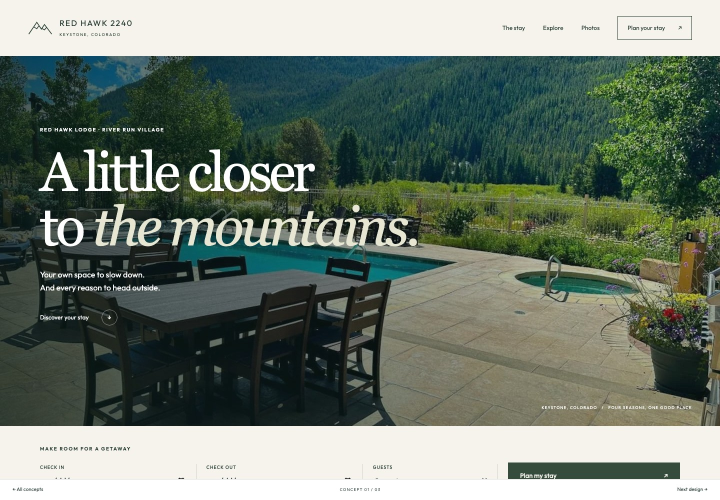
#> input picture previews/alpine-desktop.jpg, 1440 x 1000 px (shown at 1/2 size); its folder holds only this picture in this run
$ python build_review_pdf.py
#> lines starting #> are read from the running program, lines starting #| are printed output that depends on the picture
"""Make a four-page, shareable design review from browser captures."""
from pathlib import Path
from PIL import Image,ImageDraw,ImageFont,ImageOps
ROOT=Path(__file__).resolve().parents[1];OUT=ROOT/'previews';W,H=1800,1250
FONT='/System/Library/Fonts/Supplemental/Arial.ttf';BOLD='/System/Library/Fonts/Supplemental/Arial Bold.ttf';SERIF='/System/Library/Fonts/Supplemental/Georgia.ttf'
def font(size,bold=False):return ImageFont.truetype(BOLD if bold else FONT,size)
def text(im,xy,value,size=20,fill='#263c33',bold=False):ImageDraw.Draw(im).text(xy,value,font=font(size,bold),fill=fill)
def fitted(im,path,box):
 image=Image.open(path).convert('RGB');image.thumbnail((box[2],box[3]));im.paste(image,(box[0],box[1]))
pages=[]
cover=Image.new('RGB',(W,H),'#f5f3ec');text(cover,(80,65),'RED HAWK 2240  /  KEYSTONE, COLORADO',20,bold=True);text(cover,(80,130),'Three ways to come home to the mountains.',51,bold=True);text(cover,(80,215),'Direct-booking website concepts · October 2026 · Actual property photography',23)
#> after `cover = Image.new('RGB', (W, H), '#f5f3ec')`:
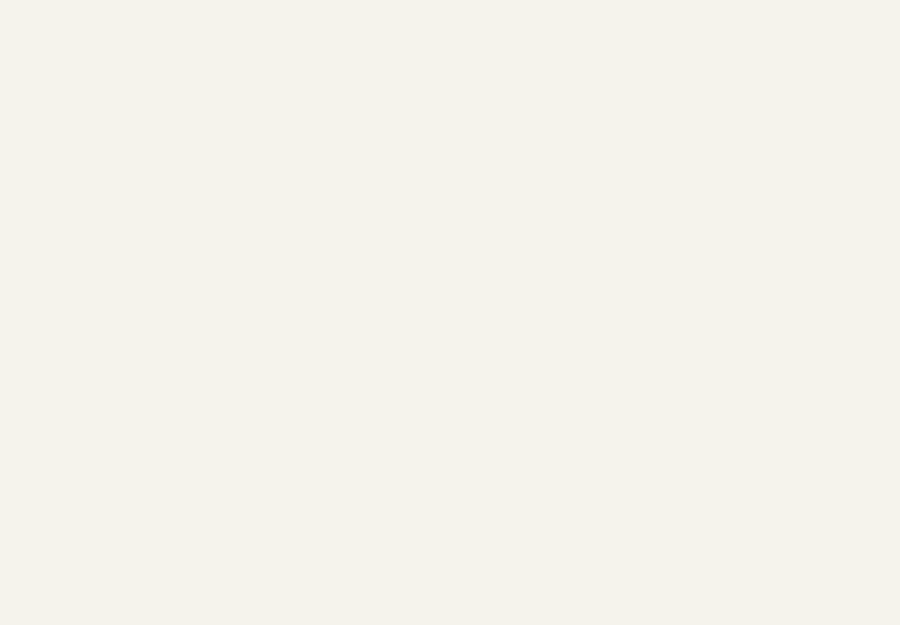
#> cover: PIL image 1800x1250 RGB (shown at 1/2 size); mean R, G, B 245, 243, 236
concepts=[('alpine','01  THE ALPINE EDIT','Refined · Forest green + ivory · Photo-led','A quiet, elevated mountain retreat.'),('gatherings','02  THE GATHERING PLACE','Welcoming · Terracotta + teal · Family-first','Warm, colorful and full of personality.'),('summit','03  BASECAMP 2240','Bold · Charcoal + alpine lime · Adventure-first','An energetic home base for mountain days.')]
for i,(key,title,palette,note) in enumerate(concepts):
 x=80+i*565;text(cover,(x,310),title,22,bold=True);shot=Image.open(OUT/f'{key}-desktop.jpg');shot=ImageOps.fit(shot,(515,470),centering=(.5,0));cover.paste(shot,(x,365));text(cover,(x,870),palette,17);text(cover,(x,910),note,19)
#> call 4 of text, with xy = (80, 310), value = '01  THE ALPINE EDIT', size = 22, fill = '#263c33', bold = True
#> in text (call 4), `def text(im,xy,value,size=20,fill='#263c33',bold=False):ImageDraw.Draw..`:
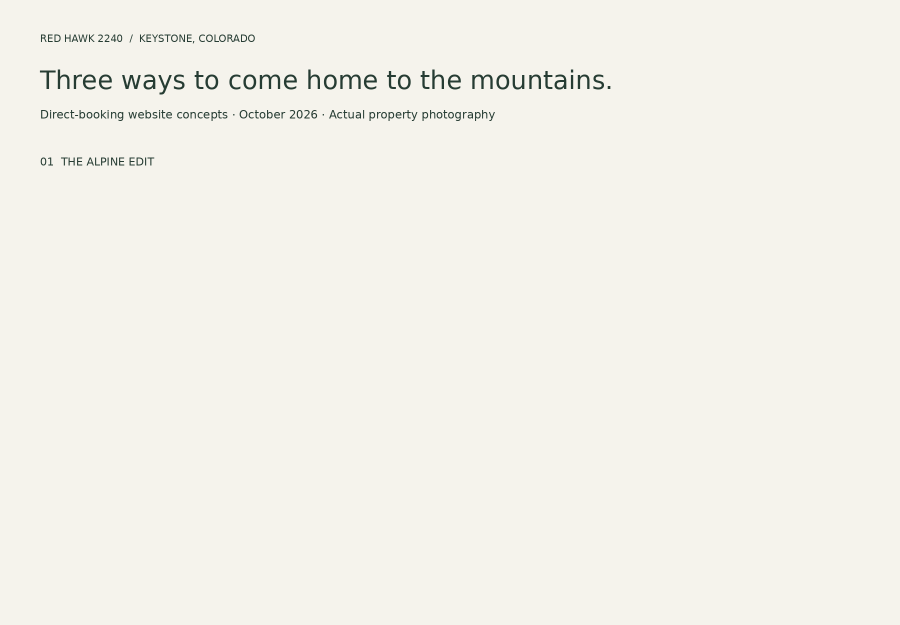
#> im: PIL image 1800x1250 RGB (shown at 1/2 size); mean R, G, B 243.3, 241.5, 234.5
#> further down, shot is the input picture: PIL image 1440x1000 RGB; mean R, G, B 110.7, 122.4, 110.8
#> after `shot = ImageOps.fit(shot, (515, 470), centering=(0.5, 0))`:
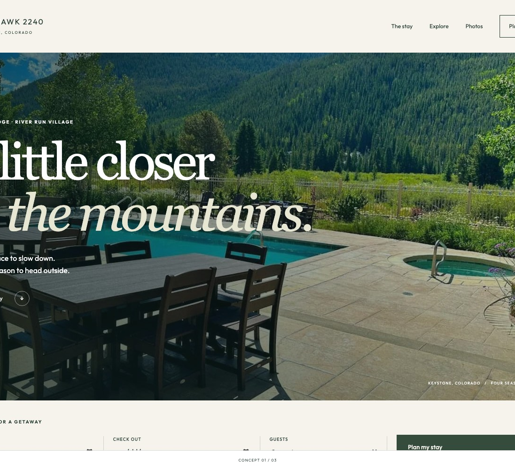
#> shot: PIL image 515x470 RGB; mean R, G, B 112, 124.3, 113.4
#> after `cover.paste(shot, (x, 365))`:
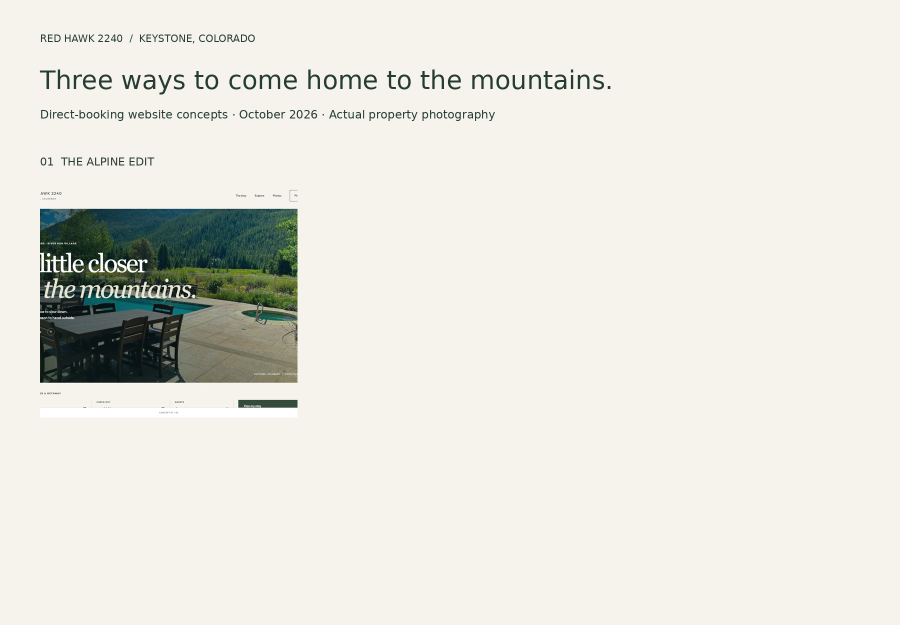
#> cover: PIL image 1800x1250 RGB (shown at 1/2 size); mean R, G, B 229, 228.7, 221.3
#> (the run stopped early here; a loop or call above may not have finished)
